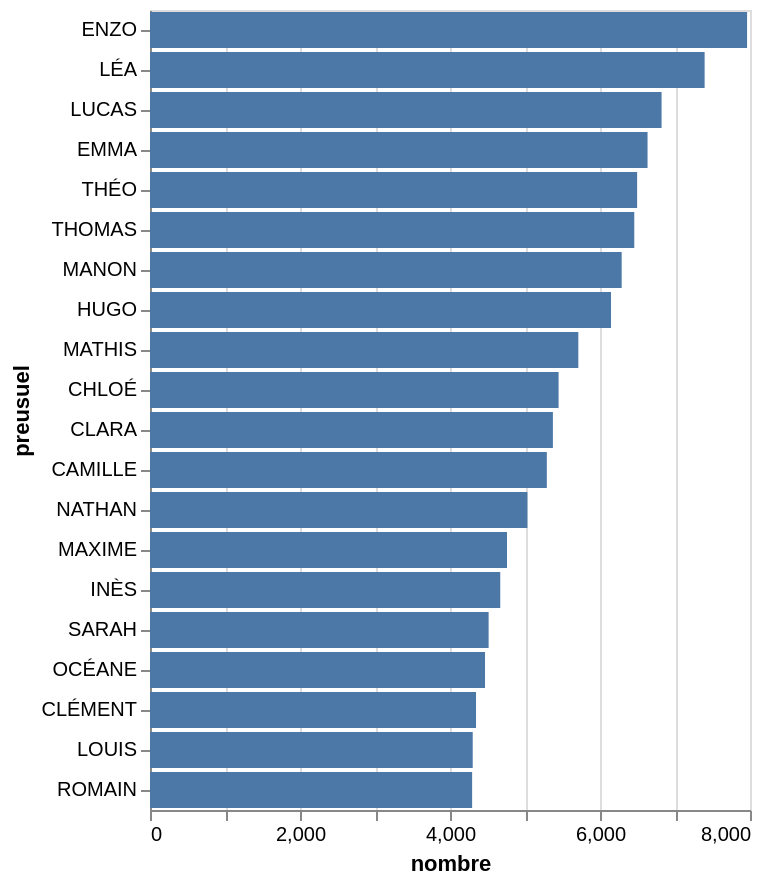

The cell this chart's notebook holds for it:
### Code cell
base = alt.Chart(top_20).mark_bar().encode(
    x = 'nombre:Q',
    y =alt.Y('preusuel:N', sort='-x')
)

base

### Figure 1 — Vega-Lite specification as saved in the notebook (floating-point values rounded to 4 significant figures)
{"config": {"view": {"continuousWidth": 300, "continuousHeight": 300}}, "data": {"name": "data-452d6dab9b6eb3540382c70356ef8372"}, "mark": {"type": "bar"}, "encoding": {"x": {"field": "nombre", "type": "quantitative"}, "y": {"field": "preusuel", "sort": "-x", "type": "nominal"}}, "$schema": "https://vega.github.io/schema/vega-lite/v6.4.1.json", "datasets": {"data-452d6dab9b6eb3540382c70356ef8372": [{"preusuel": "ENZO", "sexe": 1, "nombre": 7961}, {"preusuel": "LÉA", "sexe": 2, "nombre": 7395}, {"preusuel": "LUCAS", "sexe": 1, "nombre": 6821}, {"preusuel": "EMMA", "sexe": 2, "nombre": 6634}, {"preusuel": "THÉO", "sexe": 1, "nombre": 6495}, {"preusuel": "THOMAS", "sexe": 1, "nombre": 6457}, {"preusuel": "MANON", "sexe": 2, "nombre": 6289}, {"preusuel": "HUGO", "sexe": 1, "nombre": 6147}, {"preusuel": "MATHIS", "sexe": 1, "nombre": 5711}, {"preusuel": "CHLOÉ", "sexe": 2, "nombre": 5448}, {"preusuel": "CLARA", "sexe": 2, "nombre": 5372}, {"preusuel": "CAMILLE", "sexe": 2, "nombre": 5291}, {"preusuel": "NATHAN", "sexe": 1, "nombre": 5032}, {"preusuel": "MAXIME", "sexe": 1, "nombre": 4760}, {"preusuel": "INÈS", "sexe": 2, "nombre": 4670}, {"preusuel": "SARAH", "sexe": 2, "nombre": 4515}, {"preusuel": "OCÉANE", "sexe": 2, "nombre": 4467}, {"preusuel": "CLÉMENT", "sexe": 1, "nombre": 4347}, {"preusuel": "LOUIS", "sexe": 1, "nombre": 4303}, {"preusuel": "ROMAIN", "sexe": 1, "nombre": 4295}]}}
